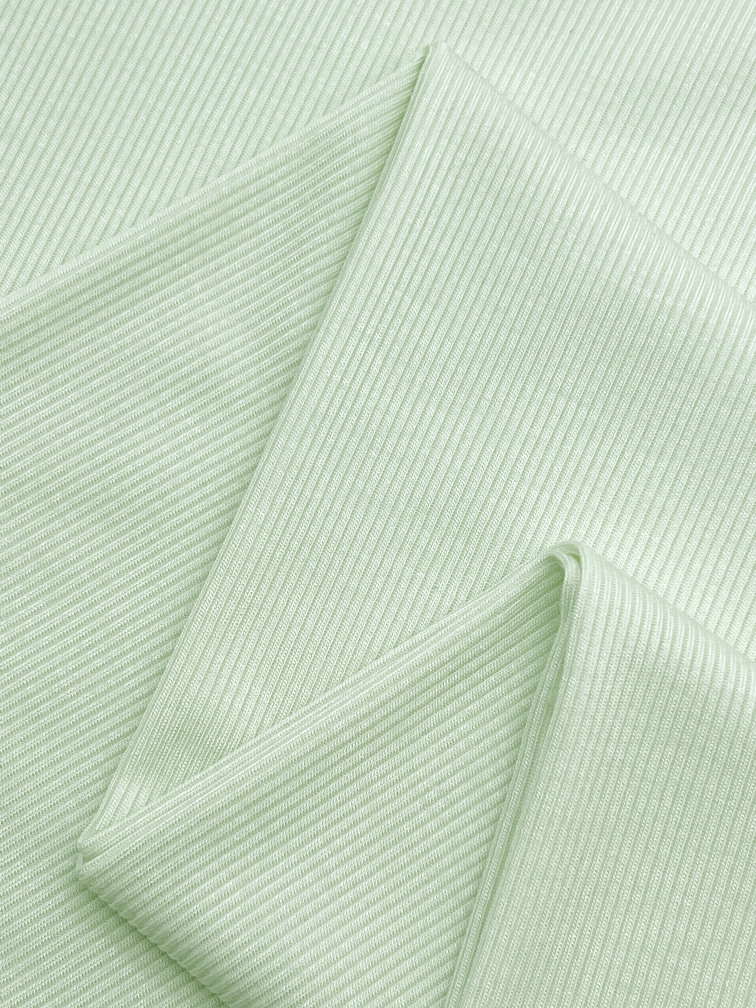
#> input picture 完全体/blueprints/assets/fabric_detail_sample.jpg, 3024 x 4032 px (shown at 1/4 size)
$ python wb_correct.py ../blueprints/assets/fabric_detail_sample.jpg
#> lines starting #> are read from the running program, lines starting #| are printed output that depends on the picture
#> in correct, im is the input picture: PIL image 3024x4032 RGB; mean R, G, B 198.5, 214.2, 193.4
# -*- coding: utf-8 -*-
"""
wb_correct.py —— DBS Solutions 层：暖光实拍原片的白平衡校正（纯代码，零幻觉）。

为什么要它：ins 桌搭那种暖光环境会把浅色织物的冷色相压没（2026-07-27 实锤，
浅蓝款原片 b*=+3.5 偏黄，校正后 b*=-3.6 才现出蓝）。喂给生图卡的图颜色不对，
出图颜色就不对——生图模型只会忠实还原它看到的东西，不会替你把蓝找回来。

原理：取画面最亮 pct% 像素当白点（书页/白键盘/白纸这类中性物），
按最大通道归一算增益，只补不压——不整体提亮，只把偏色拉回中性。

★ 局限（写清楚，别当色卡用）：这是"照片白平衡"，不是"实物色准"。
  它保证的是"去掉光源色偏后照片该是什么样"，不保证等于实物颜色。
  真要色准还是得拍摄时放灰卡，或按 tech pack 的 PANTONE 号校（pantone_tcx.json 可反查）。
  画面里没有中性白物体时（全暖木色台面），白点估计会失效，输出会偏冷——目视核对一眼。

用法：
  py -X utf8 wb_correct.py <文件或目录> [--out 输出目录] [--pct 1.0] [--chroma 1.0] [--selfcheck]
输出：默认写到 <输入目录>_白平衡校正\，同名文件。

--chroma 是留给人眼的旋钮：白平衡只还原"照片去色偏后的样子"，这批浅色织物校正后色度仍只有
C*≈3-5（很淡），生图模型容易再压没。目视觉得该更明显时才往上调（1.4 / 1.6 试），
**调多少要看着实物定，不要凭想象加**——这一步是主观增强，不是色准。
"""
import sys
from pathlib import Path

from PIL import Image, ImageEnhance

EXTS = {".jpg", ".jpeg", ".png", ".webp"}


def white_gains(im, pct=1.0):
    """取最亮 pct% 像素当白点，返回 (Gr, Gg, Gb)，按最大通道归一（只补不压）。"""
#> called with pct = 1
    w, h = im.size
#> w = 3024; h = 4032
    small = im.resize((200, max(1, int(200 * h / w))))
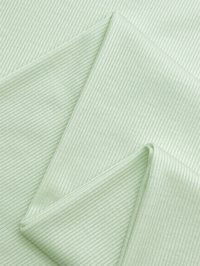
#> small: PIL image 200x266 RGB; mean R, G, B 198.5, 214.2, 193.4
    px = sorted(small.getdata(), key=lambda t: -(t[0] + t[1] + t[2]))
#> px = 53200 items
    top = px[: max(1, int(len(px) * pct / 100))]
#> top = 532 items, first 6: (234, 245, 236), (233, 245, 234), (233, 245, 234), (233, 246, 233), (233, 245, 233), (233, 244, 233)
    n = len(top)
#> n = 532
    wr, wg, wb = (sum(t[i] for t in top) / n for i in range(3))
#> wr = 227.7; wg = 239.8; wb = 227.8
    m = max(wr, wg, wb)
#> m = 239.8
    return m / wr, m / wg, m / wb


def correct(src: Path, dst: Path, pct=1.0, chroma=1.0):
    im = Image.open(src).convert("RGB")
    gr, gg, gb = white_gains(im, pct)
#> gr = 1.05; gg = 1; gb = 1.05
    out = im.point([min(255, int(i * gr)) for i in range(256)] +
                   [min(255, int(i * gg)) for i in range(256)] +
                   [min(255, int(i * gb)) for i in range(256)])
    if chroma != 1.0:
        out = ImageEnhance.Color(out).enhance(chroma)
    dst.parent.mkdir(parents=True, exist_ok=True)
    out.save(dst, quality=95, subsampling=0)
    return gr, gg, gb


def selfcheck():
    """造一张已知偏暖的中性灰图，校正后蓝通道应被拉回、三通道趋于相等。"""
    warm = Image.new("RGB", (64, 64), (240, 232, 212))  # 暖白，蓝缺 12%
    tmp = Path(__file__).parent / "_wb_selfcheck.jpg"
    warm.save(tmp, quality=95)
    out = tmp.with_name("_wb_selfcheck_out.jpg")
    gr, gg, gb = correct(tmp, out, pct=100.0)  # 纯色图，全部像素当白点
    r, g, b = Image.open(out).convert("RGB").getpixel((32, 32))
    tmp.unlink(); out.unlink()
    spread = max(r, g, b) - min(r, g, b)
    assert gb > gg > gr >= 1.0, f"增益方向错: R{gr:.3f} G{gg:.3f} B{gb:.3f}"
    assert spread <= 2, f"校正后三通道未趋同: ({r},{g},{b}) 极差 {spread}"
    print(f"selfcheck OK  增益 R{gr:.3f} G{gg:.3f} B{gb:.3f} -> ({r},{g},{b}) 极差 {spread}")


def main(argv):
    if "--selfcheck" in argv:
        selfcheck()
        return
    if not argv:
        print(__doc__)
        return
    src = Path(argv[0])
    pct = float(argv[argv.index("--pct") + 1]) if "--pct" in argv else 1.0
    chroma = float(argv[argv.index("--chroma") + 1]) if "--chroma" in argv else 1.0
    if "--out" in argv:
        outdir = Path(argv[argv.index("--out") + 1])
    else:
        base = src if src.is_dir() else src.parent
        outdir = base.with_name(base.name + "_白平衡校正")
    files = sorted(f for f in src.iterdir() if f.suffix.lower() in EXTS) if src.is_dir() else [src]
    if not files:
        print(f"没找到图片: {src}")
        return
    for f in files:
        gr, gg, gb = correct(f, outdir / f.name, pct, chroma)
#> gr = 1.05; gg = 1; gb = 1.05
        print(f"{f.name:28s} 增益 R{gr:.3f} G{gg:.3f} B{gb:.3f}")
#| fabric_detail_sample.jpg     增益 R1.053 G1.000 B1.053
    print(f"\n共 {len(files)} 张 -> {outdir}" + (f"  (chroma x{chroma})" if chroma != 1.0 else ""))


if __name__ == "__main__":
    sys.stdout.reconfigure(encoding="utf-8")
    main(sys.argv[1:])
